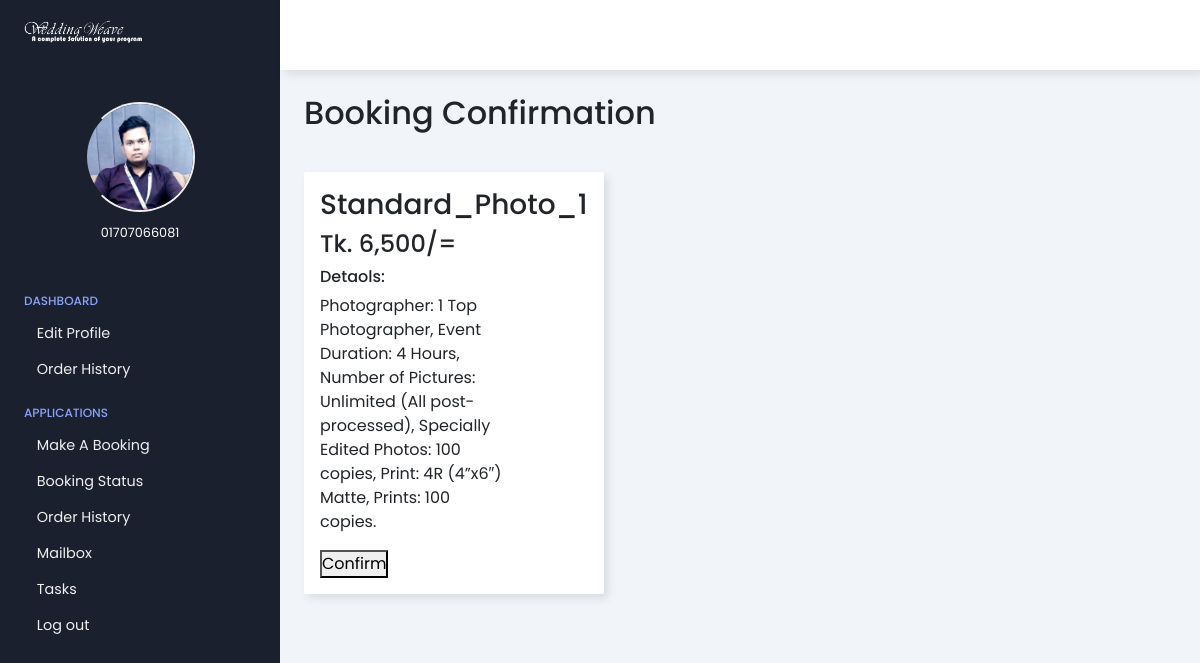
The app's page /userprofile/photopreelook.php?idl=Standard_Photo_1 (signed in) with its own data.
### tables this page shows
CREATE TABLE `photopackage` (
  `id` int(11) NOT NULL,
  `package_name` varchar(100) NOT NULL,
  `price` int(11) NOT NULL,
  `details` varchar(1000) NOT NULL
);

### db/DBConfig.php (called while the page is built, shortened)
<?php
class dbconfig
{
	private $_host = "localhost";
	private $_username = "root";
	private $_password = "";
	private $_database = "wedding";
	protected $connection;
	public function __construct()
	{
		if(!isset($this->connection))
		{
			$this->connection = new mysqli($this->_host,$this->_username,$this->_password,$this->_database);
		}
		return $this->connection;
	}
}
?>

### db/Crud.php (called while the page is built, shortened)
<?php
include_once 'DBConfig.php';
class Crud extends dbconfig{
	public function getData($query)
	{
		$result = $this->connection->query($query);
			$rows = array();
			while($row = $result->fetch_assoc())
			{
				$rows[] = $row;
			}
		return $rows;
	}
}
?>

### userprofile/photopreelook.php (the view, shortened to what this page needs)
<?php
  include_once '../db/Crud.php';
  $crud = new Crud();
  $email = $_SESSION['email'];
  $package_name = $_GET['idl'];
  $photo = "Select * from photopackage where package_name = '$package_name'";
  $getphotopackage = $crud->getData($photo);
?>
<!DOCTYPE html>
<html lang="en">
<head>
	<link rel="stylesheet" href="https://maxst.icons8.com/vue-static/landings/line-awesome/line-awesome/1.3.0/css/line-awesome.min.css">
	<link rel="stylesheet" type="text/css" href="css/style.css">
	<link rel="stylesheet" href="css/bootstrap.min.css"/>
</head>
<body>
	<div class="sidebar">
		<div class="sidebar-brand">
			<div class="brand-flex">
				<a href="index.php"><img src="CustomerImage/logo.png" width="120px" alt=""></a>
				<div class="brand-icon">
				</div>
			</div>
		</div>
		<div class="sidebar-main">
			<div class="sidebar-user">
				<img src="CustomerImage/alvee.jpg" alt="">
				<div>
					<span><?php echo $email?></span>
				</div>
			</div>
			<div class="sidebar-menu">
				<div class="menu-head">
					<span>Dashboard</span>
				</div>
				<ul>
					<li>
						<a href="">
							Edit Profile
						</a>
					</li>
					<li>
						<a href="">
							Order History
						</a>
					</li>
				</ul>
				<div class="menu-head">
					<span>Applications</span>
				</div>
				<ul>
					<li>
						<a href="prebooking.php">
							Make A Booking
						</a>
					</li>
					<li>
						<a href="">
							Booking Status
						</a>
					</li>
					<li>
						<a href="">
							Order History
						</a>
					</li>
					<li>
						<a href="">
							Mailbox
						</a>
					</li>
					<li>
						<a href="">
							Tasks
						</a>
					</li>
					<li>
						<a href="">
							Log out
						</a>
					</li>
				</ul>
			</div>
		</div>
	</div>
	<div class="main-content">
		<header>
			<div class="menu-toggle">
				<label for="sidebar-toggle">
				</label>
			</div>
		</header>
		<main>
			<form action="photopreelook.php?idl=<?php echo $package_name ?>" method="POST">
				<div class="page-header">
					<h2>Booking Confirmation</h2>
				</div>
				<div class="cards">
					<?php
						foreach($getphotopackage as $key=>$pack)
							  {
					?>
					<div class="card-single">
						<div class="card-flex">
							<div class="card-info">
								<h3><?php echo $pack['package_name'];?></h3>
								<h4>Tk. <?php echo number_format($pack['price']);?>/=</h4>
								<h6>Detaols: </h6>
								<p><?php echo $pack['details'];?></p>
							</div>
						</div>
						<div><button type="submit" name="confirm">Confirm</button></div>
					</div>
				<?php } ?>
				</div>
			</form>
		</main>
	</div>
</body>
</html>

### userprofile/css/style.css (style rules this page uses)
:root { --color-main: #1a202e; --color-dark: #1D2231; --text-grey: #8390A2; }
* { font-family: 'Poppins', sans-serif; box-sizing: border-box; text-decoration: none; list-style-type: none; margin: 0; padding: 0; }
body { overflow-x: hidden; }
.sidebar { width: 280px; position: fixed; left: 0; top: 0; height: 100%; padding: 1rem 1.5rem; background: var(--color-main); color: #fff; z-index: 20; transition: left 300ms; }
.sidebar-brand { height: 70px; }
.brand-flex { display: flex; justify-content: space-between; align-items: center; }
.sidebar-user { margin: 1rem 0rem 1rem 0rem; text-align: center; }
.sidebar-user img { height: 110px; width: 110px; border-radius: 50%; border-left: 2px solid transparent; border-right: 2px solid #efefef; border-bottom: 2px solid #efefef; border-top: 2px solid #efefef; }
.sidebar-user span { font-size: .8rem; }
.sidebar-menu { margin-top: 3rem; }
.menu-head { text-transform: uppercase; color: #8da2fb; font-size: .75rem; font-weight: 500; margin-bottom: .8rem; }
.sidebar-menu ul { margin-bottom: 1.5rem; }
.sidebar-menu li { margin-bottom: .9rem; }
.sidebar-menu li a { color: #efefef; font-size: .9rem; display: flex; align-items: center; }
header { height: 70px; display: flex; justify-content: space-between; align-items: center; padding: 1rem 1.5rem; position: fixed; left: 280px; width: calc(100% - 280px); top: 0; z-index: 20; background: #fff; box-shadow: 4px 4px 10px rgba(0,0,0,0.1); transition: left 300ms; }
.menu-toggle label { height: 60px; width: 60px; display: grid; place-items: center; font-size: 1.5rem; border-radius: 50%; }
.main-content { margin-left: 280px; transition: margin-left 300ms; }
main { padding: 1.5rem; background: #f1f5f9; min-height: calc(100vh - 70px); margin-top: 70px; }
.page-header { display: flex; justify-content: space-between; }
.cards { display: grid; grid-template-columns: repeat(3, 1fr); grid-gap: 3rem; margin-top: 2rem; }
.card-single { background: #fff; padding: 1rem; box-shadow: 4px 4px 10px rgba(0,0,0,0.1); border-radius: 2px; }
.card-flex { display: grid; grid-template-columns: 70% auto; align-items: center; }

### records on screen
photopackage: package_name "Standard_Photo_1", price "6,500", details "Photographer: 1 Top Photographer, Event Duration: 4 Hours, Number of Pictures: Unlimited (All post-processed), Specially Edited Photos: 100 copies, Print: 4R (4”x6″) Matte, Prints: 100 copies."

### other values on screen
$email "01707066081"
